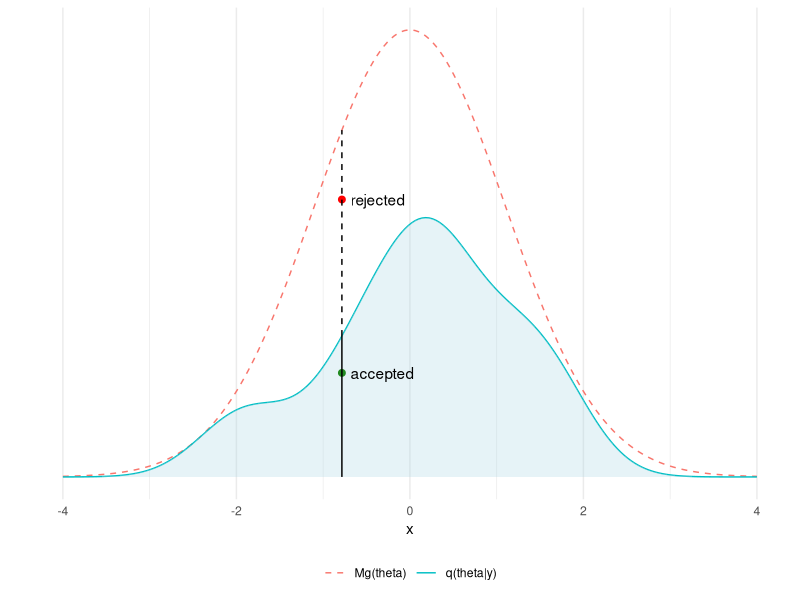
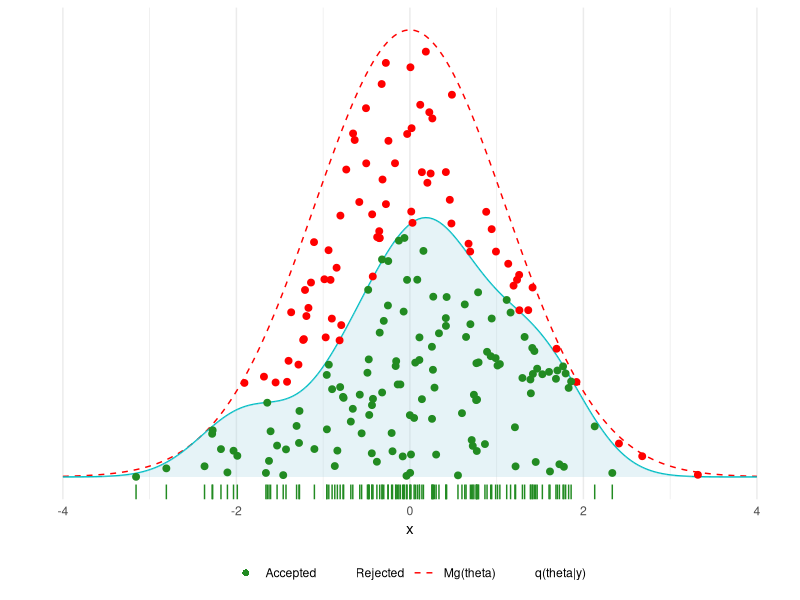
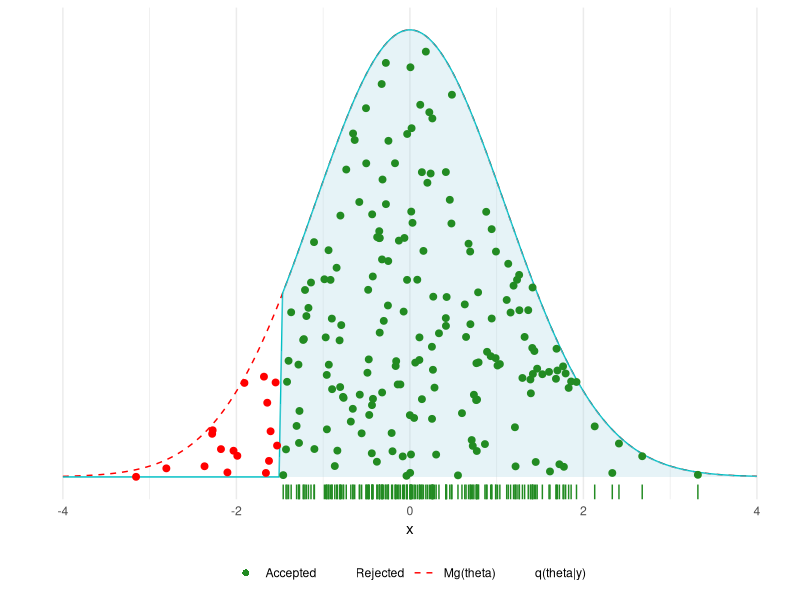

Here is the R script that generated these plots, in order:
## ---- chunk 1
library(ggplot2)
theme_set(theme_minimal())
library(tidyr)
## ---- chunk 2
x <- seq(-4, 4, length.out = 200)
r <- c(1.1, 1.3, -0.1, -0.7, 0.2, -0.4, 0.06, -1.7,
      1.7, 0.3, 0.7, 1.6, -2.06, -0.74, 0.2, 0.5)
## ---- chunk 3
q <- density(r, bw = 0.5, n = 200, from = -4, to = 4)$y
## ---- chunk 4
g_mean <- 0
g_sd <- 1.1
g <- dnorm(x, g_mean, g_sd)
## ---- chunk 5
M <- max(q/g)
g <- g*M
## ---- chunk 6
r1 = -0.8
zi = which.min(abs(x - r1)) # find the closest grid point
r21 = 0.3 * g[zi]
r22 = 0.8 * g[zi]
## ---- chunk 7
df1 <- data.frame(x, q, g) %>% gather(grp, p, -x)
# subset with only target distribution
dfq <- subset(df1 , grp == "q")
# labels 
labs1 <- c('Mg(theta)','q(theta|y)')
ggplot() +
  geom_line(data = df1, aes(x, p, color = grp, linetype = grp)) +
  geom_area(data = dfq, aes(x, p), fill = 'lightblue', alpha = 0.3) +
  geom_point(aes(x[zi], r21), col = 'forestgreen', size = 2) +
  geom_point(aes(x[zi], r22), col = 'red', size = 2) +
  geom_segment(aes(x = x[zi], xend = x[zi], y = 0, yend = q[zi])) +
  geom_segment(aes(x = x[zi], xend = x[zi], y = q[zi], yend = g[zi]),
               linetype = 'dashed') +
  scale_y_continuous(breaks = NULL) +
  labs(y = '') +
  theme(legend.position = 'bottom', legend.title = element_blank()) +
  scale_linetype_manual(values = c('dashed', 'solid'), labels = labs1) +
  scale_color_discrete(labels = labs1) +
  annotate('text', x = x[zi] + 0.1, y = c(r21, r22),
           label = c('accepted', 'rejected'), hjust = 0)
## ---- chunk 8
nsamp <- 200
r1s <- rnorm(nsamp, g_mean, g_sd)
zis <- sapply(r1s, function(r) which.min(abs(x - r)))
r2s <- runif(nsamp) * g[zis]
acc <- ifelse(r2s < q[zis], 'a', 'r')
## ---- chunk 9
df2 <- data.frame(r1s, r2s, acc)
# labels
labs2 <- c('Accepted', 'Rejected', 'Mg(theta)', 'q(theta|y)')
ggplot() +
  geom_line(data = df1, aes(x, p, color = grp, linetype = grp)) +
  geom_area(data = dfq, aes(x, p), fill = 'lightblue', alpha = 0.3) +
  geom_point(data = df2, aes(r1s, r2s, color = acc), size = 2) +
  geom_rug(data = subset(df2, acc== 'a'), aes(x = r1s, r2s),
           col = 'forestgreen', sides = 'b') +
  labs(y = '') +
  scale_y_continuous(breaks = NULL) +
  scale_linetype_manual(values = c(2, 1, 0, 0), labels = labs2) +
  scale_color_manual(values=c('forestgreen','red','#00BFC4','red'), labels = labs2) +
  guides(color=guide_legend(override.aes=list(
    shape = c(16, 16, NA, NA), linetype = c(0, 0, 2, 1),
    color=c('forestgreen', 'red', 'red', '#00BFC4'), labels = labs2)),
    linetype=FALSE) +
  theme(legend.position = 'bottom', legend.title = element_blank())
## ---- chunk 10
q <- g
q[x < -1.5] <- 0
df1 <- data.frame(x, q, g) %>% gather(grp, p, -x)
acc <- ifelse(r1s > -1.5, 'a', 'r')
df2 <- data.frame(r1s, r2s, acc)
dfq <- subset(df1 , grp == "q")
# labels
labs2 <- c('Accepted', 'Rejected', 'Mg(theta)', 'q(theta|y)')
ggplot() +
  geom_line(data = df1, aes(x, p, color = grp, linetype = grp)) +
  geom_area(data = dfq, aes(x, p), fill = 'lightblue', alpha = 0.3) +
  geom_point(data = df2, aes(r1s, r2s, color = acc), size = 2) +
  geom_rug(data = subset(df2, acc== 'a'), aes(x = r1s, r2s),
           col = 'forestgreen', sides = 'b') +
  labs(y = '') +
  scale_y_continuous(breaks = NULL) +
  scale_linetype_manual(values = c(2, 1, 0, 0), labels = labs2) +
  scale_color_manual(values=c('forestgreen','red','#00BFC4','red'), labels = labs2) +
  guides(color=guide_legend(override.aes=list(
      shape = c(16, 16, NA, NA), linetype = c(0, 0, 2, 1),
      color=c('forestgreen', 'red', 'red', '#00BFC4'), labels = labs2)),
    linetype=FALSE) +
  theme(legend.position = 'bottom', legend.title = element_blank())
